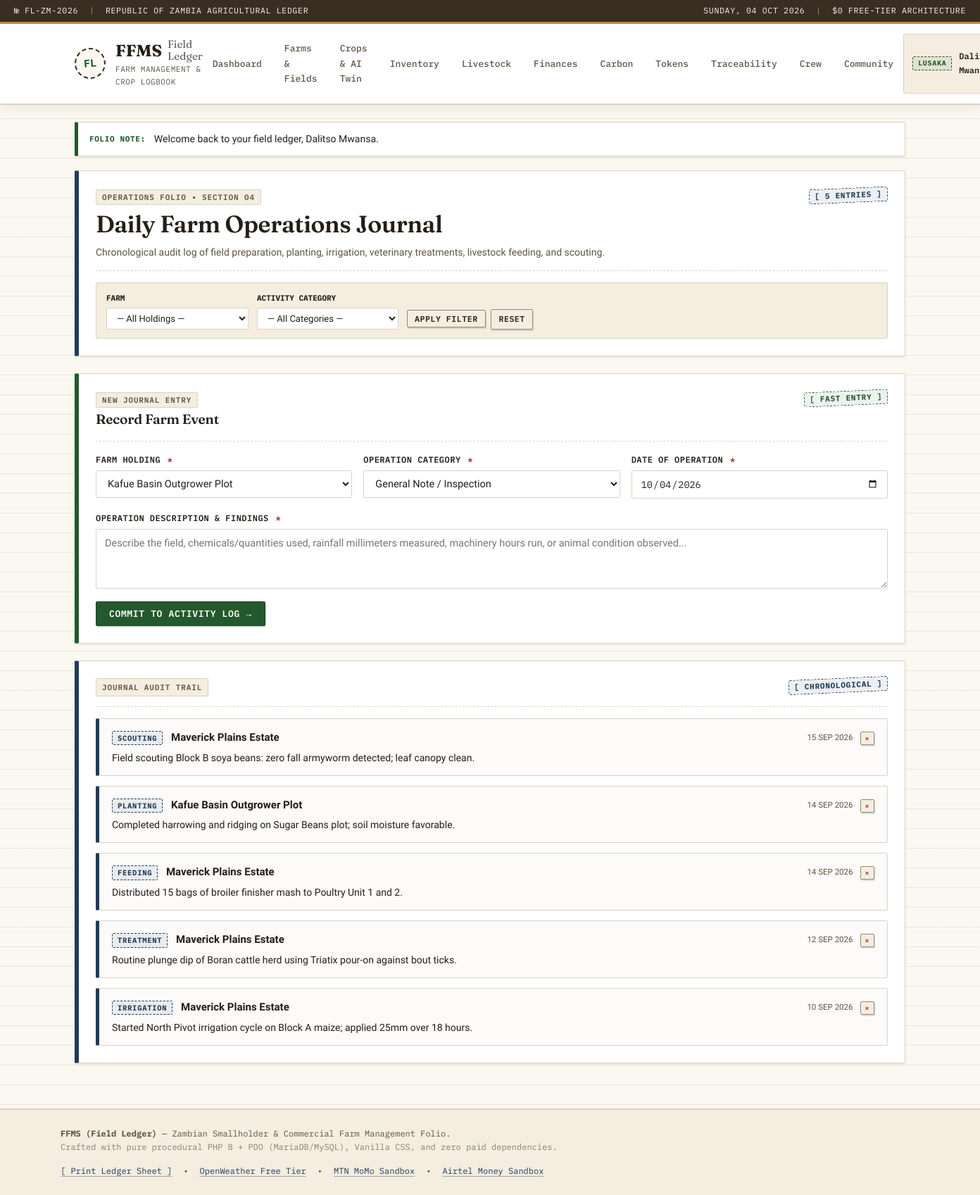
Page /ffms/activities.php (signed in) on the committed database.
### tables this page shows
CREATE TABLE IF NOT EXISTS `activity_log` (
    `id` INT AUTO_INCREMENT PRIMARY KEY,
    `farm_id` INT NOT NULL,
    `activity_type` ENUM('planting', 'harvest', 'feeding', 'treatment', 'irrigation', 'scouting', 'note') NOT NULL DEFAULT 'note',
    `description` TEXT NOT NULL,
    `activity_date` DATE NOT NULL,
    `created_at` TIMESTAMP DEFAULT CURRENT_TIMESTAMP,
    CONSTRAINT `fk_activity_farm` FOREIGN KEY (`farm_id`) REFERENCES `farms`(`id`) ON DELETE CASCADE
);

CREATE TABLE IF NOT EXISTS `farms` (
    `id` INT AUTO_INCREMENT PRIMARY KEY,
    `user_id` INT NOT NULL,
    `farm_name` VARCHAR(150) NOT NULL,
    `location` VARCHAR(150) NOT NULL,
    `weather_city` VARCHAR(100) NULL,
    `size_hectares` DECIMAL(10,2) NOT NULL DEFAULT 0.00,
    `farm_type` ENUM('crop', 'livestock', 'mixed') NOT NULL DEFAULT 'mixed',
    `notes` TEXT NULL,
    `created_at` TIMESTAMP DEFAULT CURRENT_TIMESTAMP,
    CONSTRAINT `fk_farms_user` FOREIGN KEY (`user_id`) REFERENCES `users`(`id`) ON DELETE CASCADE
);

### ffms/activities.php (the view, shortened to what this page needs)
<?php
require_once __DIR__ . '/includes/auth.php';
require_once __DIR__ . '/includes/helpers.php';
$user = current_user();
$user_id = $user['id'];
$stmt_f = $pdo->prepare('SELECT id, farm_name FROM farms WHERE user_id = ? ORDER BY farm_name ASC');
$stmt_f->execute([$user_id]);
$farms = $stmt_f->fetchAll();
$farm_ids = array_column($farms, 'id');
$filter_farm = isset($_GET['farm_id']) && is_numeric($_GET['farm_id']) ? (int)$_GET['farm_id'] : 0;
$activities = [];
if (!empty($farm_ids)) {
    $where = ['f.user_id = ?'];
    $params = [$user_id];
    $sql = '
        SELECT a.*, f.farm_name
        FROM activity_log a
        JOIN farms f ON a.farm_id = f.id
        WHERE ' . implode(' AND ', $where) . '
        ORDER BY a.activity_date DESC, a.id DESC
    ';
    $stmt = $pdo->prepare($sql);
    $stmt->execute($params);
    $activities = $stmt->fetchAll();
}
include __DIR__ . '/includes/header.php';
?>
<div class="ledger-wrapper">
    <div class="ledger-card border-navy">
        <div class="card-header-ruled">
            <div>
                <span class="folio-tag">OPERATIONS FOLIO &bull; SECTION 04</span>
                <h1 style="margin-top: 6px;">Daily Farm Operations Journal</h1>
                <p style="color: var(--ink-muted); margin-bottom: 0; font-size: 14px;">
                    Chronological audit log of field preparation, planting, irrigation, veterinary treatments, livestock feeding, and scouting.
                </p>
            </div>
            <span class="stamp-badge stamp-navy">[ <?php echo count($activities); ?> ENTRIES ]</span>
        </div>
        <form method="GET" action="activities.php" style="display: flex; gap: 12px; flex-wrap: wrap; align-items: flex-end; background: var(--paper-subtle); padding: 12px 14px; border-radius: 2px; border: 1px solid var(--border-rule); margin-top: 14px;">
            <div style="display: flex; flex-direction: column; gap: 4px;">
                <label style="font-family: var(--font-mono); font-size: 11px; font-weight: 700; text-transform: uppercase;">Farm</label>
                <select name="farm_id" class="form-control" style="padding: 6px 10px; font-size: 13px;">
                    <option value="0">&mdash; All Holdings &mdash;</option>
                </select>
            </div>
            <div style="display: flex; flex-direction: column; gap: 4px;">
                <label style="font-family: var(--font-mono); font-size: 11px; font-weight: 700; text-transform: uppercase;">Activity Category</label>
                <select name="type" class="form-control" style="padding: 6px 10px; font-size: 13px;">
                    <option value="">&mdash; All Categories &mdash;</option>
                </select>
            </div>
            <div>
                <button type="submit" class="ledger-btn ledger-btn-sm">Apply Filter</button>
                <a href="activities.php" class="ledger-btn ledger-btn-sm" style="margin-left: 4px;">Reset</a>
            </div>
        </form>
    </div>
    <div class="ledger-card border-green">
        <div class="card-header-ruled">
            <div>
                <span class="folio-tag">NEW JOURNAL ENTRY</span>
                <h3 style="margin-top: 4px;">Record Farm Event</h3>
            </div>
            <span class="stamp-badge stamp-green">[ FAST ENTRY ]</span>
        </div>
        <form method="POST" action="activities.php" class="ledger-form">
            <div class="form-grid">
                <div class="form-group">
                    <label for="act_farm">Farm Holding <span class="required">*</span></label>
                    <select id="act_farm" name="farm_id" class="form-control" required>
                        <?php foreach ($farms as $f): ?>
                        <option value="<?php echo (int)$f['id']; ?>" <?php echo ($filter_farm === (int)$f['id']) ? 'selected' : ''; ?>>
                            <?php echo sanitize($f['farm_name']); ?>
                        </option>
                        <?php endforeach; ?>
                    </select>
                </div>
                <div class="form-group">
                    <label for="act_type">Operation Category <span class="required">*</span></label>
                    <select id="act_type" name="activity_type" class="form-control" required>
                        <option value="note" selected>General Note / Inspection</option>
                    </select>
                </div>
                <div class="form-group">
                    <label for="activity_date">Date of Operation <span class="required">*</span></label>
                    <input type="date" id="activity_date" name="activity_date" class="form-control input-mono" required
                           value="<?php echo date('Y-m-d'); ?>">
                </div>
            </div>
            <div class="form-group">
                <label for="description">Operation Description &amp; Findings <span class="required">*</span></label>
                <textarea id="description" name="description" class="form-control" required
                          placeholder="Describe the field, chemicals/quantities used, rainfall millimeters measured, machinery hours run, or animal condition observed..."></textarea>
            </div>
            <div>
                <button type="submit" class="ledger-btn ledger-btn-primary">
                    Commit to Activity Log &rarr;
                </button>
            </div>
        </form>
    </div>
    <div class="ledger-card border-navy">
        <div class="card-header-ruled">
            <span class="folio-tag">JOURNAL AUDIT TRAIL</span>
            <span class="stamp-badge stamp-navy">[ CHRONOLOGICAL ]</span>
        </div>
        <?php if (empty($activities)): ?>
            <p style="color: var(--ink-muted); text-align: center; padding: 24px;">No journal entries found. Log your daily farm work using the form above.</p>
        <?php else: ?>
            <div style="display: flex; flex-direction: column; gap: 14px;">
                <?php foreach ($activities as $act): ?>
                <div style="background: var(--paper-card-alt); border: 1px solid var(--border-rule); border-left: 5px solid var(--stamp-navy); padding: 14px 18px; border-radius: 2px;">
                    <div style="display: flex; justify-content: space-between; align-items: flex-start; margin-bottom: 6px;">
                        <div>
                            <span class="stamp-badge stamp-navy" style="font-size: 10.5px; transform: none; margin-right: 8px;">
                                <?php echo strtoupper(sanitize($act['activity_type'])); ?>
                            </span>
                            <span class="col-mono" style="font-weight: 700; color: var(--ink-primary);">
                                <?php echo sanitize($act['farm_name']); ?>
                            </span>
                        </div>
                        <div style="display: flex; align-items: center; gap: 10px;">
                            <span class="col-mono" style="font-size: 11.5px; color: var(--ink-muted);">
                                <?php echo format_date_mono($act['activity_date']); ?>
                            </span>
                            <form method="POST" action="activities.php" onsubmit="return confirm('Delete this log entry?');" style="display: inline;">
                                <button type="submit" class="ledger-btn ledger-btn-sm" style="color: var(--stamp-red); padding: 2px 6px; font-size: 10px;">
                                    &times;
                                </button>
                            </form>
                        </div>
                    </div>
                    <div style="font-size: 14px; color: var(--ink-primary); line-height: 1.5;">
                        <?php echo nl2br(sanitize($act['description'])); ?>
                    </div>
                </div>
                <?php endforeach; ?>
            </div>
        <?php endif; ?>
    </div>
</div>
<?php include __DIR__ . '/includes/footer.php'; ?>

### rows in the picture
activity_log: activity_type "SCOUTING", farm.farm_name "Maverick Plains Estate", activity_date "15 SEP 2026", description "Field scouting Block B soya beans: zero fall armyworm detected; leaf canopy clean."
activity_log: activity_type "PLANTING", farm.farm_name "Kafue Basin Outgrower Plot", activity_date "14 SEP 2026", description "Completed harrowing and ridging on Sugar Beans plot; soil moisture favorable."
activity_log: activity_type "FEEDING", farm.farm_name "Maverick Plains Estate", activity_date "14 SEP 2026", description "Distributed 15 bags of broiler finisher mash to Poultry Unit 1 and 2."
activity_log: activity_type "TREATMENT", farm.farm_name "Maverick Plains Estate", activity_date "12 SEP 2026", description "Routine plunge dip of Boran cattle herd using Triatix pour-on against bout ticks."
activity_log: activity_type "IRRIGATION", farm.farm_name "Maverick Plains Estate", activity_date "10 SEP 2026", description "Started North Pivot irrigation cycle on Block A maize; applied 25mm over 18 hours."

### other values in the picture
$user['location_district'] "LUSAKA"
$f['message'] "Welcome back to your field ledger, Dalitso Mwansa."
count($activities) "5"
form field farm_id "Kafue Basin Outgrower Plot"
